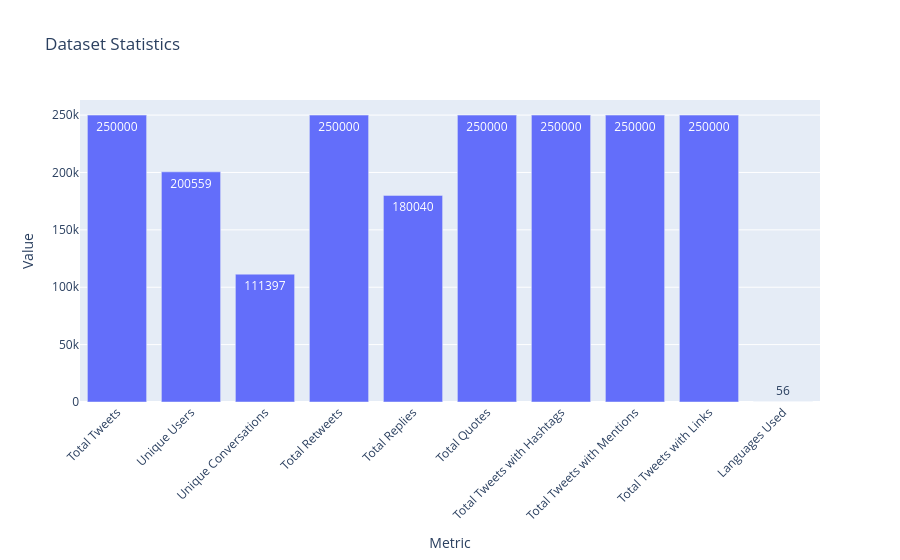

The notebook cell this image was saved under:
### Code cell
import plotly.express as px

fig = px.bar(
    stats_df,
    x='Metric',
    y='Value',
    title='Dataset Statistics',
    text='Value'
)

fig.update_layout(xaxis_tickangle=-45)
fig.show()

### Figure 1 — Plotly figure (JSON) as saved in the notebook; plotly's stock layout.template omitted (floating-point values rounded to 4 significant figures)
{"data": [{"hovertemplate": "Metric=%{x}<br>Value=%{text}<extra></extra>", "legendgroup": "", "marker": {"color": "#636efa", "pattern": {"shape": ""}}, "name": "", "orientation": "v", "showlegend": false, "text": [250000.0, 200600.0, 111400.0, 250000.0, 180000.0, 250000.0, 250000.0, 250000.0, 250000.0, 56.0], "textposition": "auto", "type": "bar", "x": ["Total Tweets", "Unique Users", "Unique Conversations", "Total Retweets", "Total Replies", "Total Quotes", "Total Tweets with Hashtags", "Total Tweets with Mentions", "Total Tweets with Links", "Languages Used"], "xaxis": "x", "y": [250000, 200559, 111397, 250000, 180040, 250000, 250000, 250000, 250000, 56], "yaxis": "y"}], "layout": {"barmode": "relative", "legend": {"tracegroupgap": 0}, "title": {"text": "Dataset Statistics"}, "xaxis": {"anchor": "y", "domain": [0, 1], "tickangle": -45, "title": {"text": "Metric"}}, "yaxis": {"anchor": "x", "domain": [0, 1], "title": {"text": "Value"}}}}
